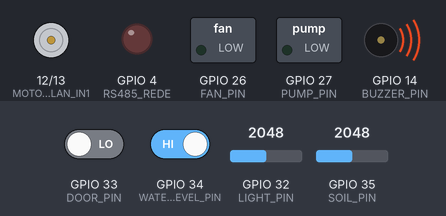
The sketch below on a simulated ESP32. Shown: motor-driver pin pairs drawn as motors (green arrow = first pin HIGH = forward, orange = second pin HIGH = backward, longer = more drive, scaled by the enable pin), switched loads named in the sketch (green lamp = pin HIGH), output pins drawn as LEDs (lit = HIGH), buzzer (waves = sounding, pin HIGH). The test bench sets the inputs (shaded band); at power-on: GPIO 35 (SOIL_PIN) = 2048, GPIO 32 (LIGHT_PIN) = 2048, GPIO 33 (DOOR_PIN) LOW, GPIO 34 (WATER_LEVEL_PIN) HIGH. WiFi joins after 1.5 s; servers stay silent unless stated; no MQTT or app messages arrive unless stated; what the sketch prints to the serial monitor is not drawn.

Above: at 2.7 s.
2.8 s: GPIO 35 (SOIL_PIN) set to 2448
5.1 s: GPIO 35 (SOIL_PIN) set to 2523
At 7.1 s:
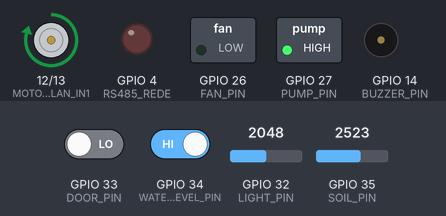
12.0 s: GPIO 32 (LIGHT_PIN) set to 213
16.2 s: GPIO 32 (LIGHT_PIN) set to 191
At 20.3 s:
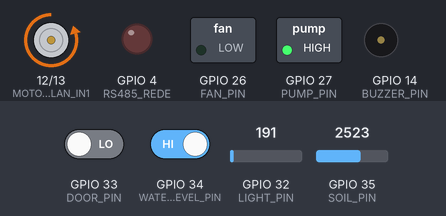
21.1 s: GPIO 33 (DOOR_PIN) driven HIGH
At 22.7 s:
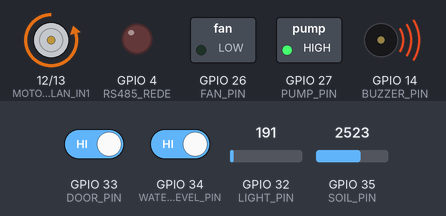
28.0 s: GPIO 32 (LIGHT_PIN) set to 2040
At 32.2 s:
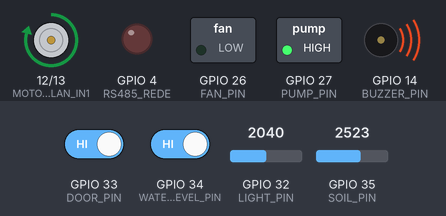
Timing chart, 0 to 39.4 s (numbered marks = the images above; inputs shaded):
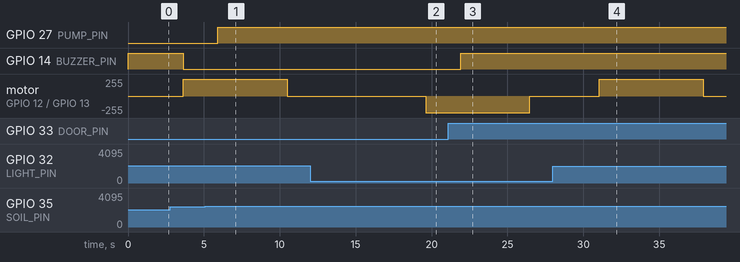

Measured:
- the behaviour switches between 2497 and 2498 on GPIO 35 (SOIL_PIN) (found by bisection; images 0 and 1)
- the behaviour switches between 201 and 200 on GPIO 32 (LIGHT_PIN) (found by bisection; images 1 and 2)
- after the input at 5.1 s, GPIO 27 (PUMP_PIN): LOW → HIGH after 0.81 s
- after the input at 12.0 s, every drawn part: stays the same
- after the input at 16.2 s, motor on GPIO 12 (MOTOR_SLAN_IN1) / GPIO 13 (MOTOR_SLAN_IN2): stopped → backward 250/255 after 3.4 s
- after the input at 21.1 s, GPIO 14 (BUZZER_PIN): LOW → HIGH after 0.82 s
- after the input at 28.0 s, motor on GPIO 12 (MOTOR_SLAN_IN1) / GPIO 13 (MOTOR_SLAN_IN2): stopped → forward 250/255 after 3.1 s, → stopped 6.9 s later

The sketch:

smartfarm.ino
```cpp
#include <Arduino.h>
#include <ModbusMaster.h>
#include <WiFi.h>
#include <PubSubClient.h>
#include <ArduinoJson.h>

//Pin กำหนดสำหรับเซนเซอร์และอุปกรณ์
#define SOIL_PIN 35
#define LIGHT_PIN 32
#define DOOR_PIN 33
#define BUZZER_PIN 14
#define PUMP_PIN 27
#define FAN_PIN 26
#define WATER_LEVEL_PIN 34

// สำหรับมอเตอร์ดึงสแลน (ใช้บอร์ดขับมอเตอร์ L298N)
#define MOTOR_SLAN_IN1 12
#define MOTOR_SLAN_IN2 13
#define MOTOR_ENA     15

// RS485 (ESP32)
#define RS485_RX 16
#define RS485_TX 17
#define RS485_REDE 4

// Modbus Master
ModbusMaster mb;
void preTransmission() { digitalWrite(RS485_REDE, HIGH); }
void postTransmission() { digitalWrite(RS485_REDE, LOW); }

// Thresholds
const int SOIL_DRY_THRESHOLD   = 400;
const int LIGHT_HIGH_THRESHOLD = 800;
const int LIGHT_LOW_THRESHOLD  = 200;

// Hysteresis พัดลม
bool fanState = false;

// Hysteresis ปั๊มน้ำ
bool pumpState = false;

// มอเตอร์สแลน
unsigned long motorStartTime = 0;
bool motorRunning = false;
bool motorDirectionRight = true;
bool motorTriggered = false;

// Modbus
uint8_t slaveID = 1;
uint16_t regAddr = 0;

// WiFi
const char* ssid = "TANINTON";
const char* password = "0895414176";

// MQTT
const char* mqtt_server = "broker.hivemq.com";
const int mqtt_port = 1883;
const char* mqtt_topic = "esp32/sensor";

WiFiClient espClient;
PubSubClient client(espClient);

// อ่าน Soil เฉลี่ย
int readSoil() {
  long sum = 0;
  for (int i = 0; i < 10; i++) {
    sum += analogRead(SOIL_PIN);
    delay(5);
  }
  return sum / 10;
}

// --- WiFi ---
void setup_wifi() {
  delay(10);
  Serial.println();
  Serial.print("📡 Connecting to WiFi: ");
  Serial.println(ssid);

  WiFi.begin(ssid, password);

  while (WiFi.status() != WL_CONNECTED) {
    delay(500);
    Serial.print("connecting...");
  }

  Serial.println("\n✅ WiFi Connected!");
  Serial.print("IP Address: ");
  Serial.println(WiFi.localIP());
}

// --- MQTT reconnect ---
void reconnect() {
  while (!client.connected()) {
    Serial.print("🔄 Attempting MQTT connection...");


    String clientId = "ESP32Client-";
    clientId += String((uint32_t)ESP.getEfuseMac(), HEX);

    if (client.connect(clientId.c_str())) {
      Serial.println("✅ Connected to MQTT Broker");
    } else {
      Serial.print("❌ Failed, rc=");
      Serial.print(client.state());
      Serial.println(" try again in 5 seconds");
      delay(5000);
    }
  }
}

void setup() {
  Serial.begin(115200);

  pinMode(DOOR_PIN, INPUT_PULLDOWN);
  pinMode(BUZZER_PIN, OUTPUT);
  pinMode(PUMP_PIN, OUTPUT);
  pinMode(FAN_PIN, OUTPUT);
  pinMode(WATER_LEVEL_PIN, INPUT);
  pinMode(MOTOR_SLAN_IN1, OUTPUT);
  pinMode(MOTOR_SLAN_IN2, OUTPUT);
  pinMode(MOTOR_ENA, OUTPUT);

  digitalWrite(PUMP_PIN, LOW);
  digitalWrite(FAN_PIN, LOW);
  digitalWrite(BUZZER_PIN, HIGH);
  digitalWrite(MOTOR_SLAN_IN1, LOW);
  digitalWrite(MOTOR_SLAN_IN2, LOW);
  analogWrite(MOTOR_ENA, 250); // ความเร็วมอเตอร์เริ่มต้น

  pinMode(RS485_REDE, OUTPUT);
  digitalWrite(RS485_REDE, LOW);
  Serial2.begin(9600, SERIAL_8N1, RS485_RX, RS485_TX);

  mb.begin(slaveID, Serial2);
  mb.preTransmission(preTransmission);
  mb.postTransmission(postTransmission);

  Serial.println("✅ XY-MD02 Auto Scan Start");

  // WiFi & MQTT
  setup_wifi();
  client.setServer(mqtt_server, mqtt_port);
}

void loop() {
  if (!client.connected()) {
    reconnect();
  }
  client.loop();

  // --- 1. อ่านค่า Modbus XY-MD02 ---
  float tempC = NAN, humid = NAN;
  uint8_t result = mb.readInputRegisters(regAddr, 2);
  if (result == mb.ku8MBSuccess) {
    uint16_t humid_raw = mb.getResponseBuffer(1);
    uint16_t temp_raw  = mb.getResponseBuffer(0);
    humid = humid_raw / 10.0f;
    tempC = temp_raw / 10.0f;
  } else {
    if (regAddr == 0x0000) regAddr = 0x0001;
    else if (regAddr == 0x0001) regAddr = 0x0100;
    else {
      regAddr = 0x0000;
      slaveID++;
      if (slaveID > 5) slaveID = 1;
      mb.begin(slaveID, Serial2);
    }
  }

  // --- 2. อ่านเซนเซอร์อื่น ๆ ---
  int soilRaw = readSoil();
  int soilPct = map(soilRaw, 0, 4095, 100, 0);
  int light = analogRead(LIGHT_PIN);
  int door = digitalRead(DOOR_PIN);
  int waterLevel = digitalRead(WATER_LEVEL_PIN);

  // --- 3. แสดงผล Serial ---
  Serial.println("================================");
  Serial.println("--------- Sensor Data ---------");
  if (!isnan(tempC)) {
    Serial.printf("🌡️ Temperature: %.2f °C\n", tempC);
    Serial.printf("💧 Humidity: %.2f %%\n", humid);
  } else {
    Serial.println("⚠️ Modbus read failed (XY-MD02)");
  }
  Serial.printf("🌱 Soil Moisture: %d %%\n", soilPct);
  Serial.printf("☀️ Light: %d\n", light);
  Serial.printf("🚪 Door: %s\n", (door == LOW? "Open" : "Closed"));


  Serial.println("--- Actuator Status ---");

  // ปั๊มน้ำ: เปิดเมื่อความชื้น <45% และปิดเมื่อ >65%
  if (soilPct < 40 && !pumpState) {
    pumpState = true;
    digitalWrite(PUMP_PIN, HIGH);
    Serial.println("💧 Pump: ON (Soil moisture low)");
  } else if (soilPct > 60 && pumpState) {
    pumpState = false;
    digitalWrite(PUMP_PIN, LOW);
    Serial.println("💧 Pump: OFF (Soil moisture ok)");
  } else {
    Serial.printf("💧 Pump: %s\n", pumpState ? "ON" : "OFF");
  }

  // พัดลม
  if (!isnan(tempC)) {
    if (!fanState && tempC >= 28.0) {
      fanState = true;
      digitalWrite(FAN_PIN, HIGH);
      Serial.println("🌬️ Fan: ON");
    } else if (fanState && tempC <= 27.0) {
      fanState = false;
      digitalWrite(FAN_PIN, LOW);
      Serial.println("🌬️ Fan: OFF");
    } else {
      Serial.printf("🌬️ Fan: %s\n", fanState ? "ON" : "OFF");
    }
  }

  // น้ำต่ำ
  if (waterLevel == LOW) {
    Serial.println("📢 Warning: Water level is LOW!");
  } else {
    Serial.println("ระดับน้ำ : ปกติ");
  }

  // ตรวจจับประตู
  if (door == HIGH) {
    Serial.println("🚪 Door is CLOSED.");
    digitalWrite(BUZZER_PIN, HIGH);
  } else {
    Serial.println("📢 Warning: Door is OPEN!");
    digitalWrite(BUZZER_PIN, LOW);
  }

  // --- 5. ควบคุมมอเตอร์สแลนด้วย light ---
  if (!motorRunning) {
    if (light > 2000 && !motorTriggered) {
        digitalWrite(MOTOR_SLAN_IN1, HIGH);
        digitalWrite(MOTOR_SLAN_IN2, LOW);
        motorDirectionRight = true;
        motorRunning = true;
        motorStartTime = millis();
        motorTriggered = true;

    } else if (light <= 2000 && !motorTriggered) {
        digitalWrite(MOTOR_SLAN_IN1, LOW);
        digitalWrite(MOTOR_SLAN_IN2, HIGH);
        motorDirectionRight = false;
        motorRunning = true;
        motorStartTime = millis();
        motorTriggered = true;
    }
  }

  if (motorRunning && millis() - motorStartTime >= 5000) {
      digitalWrite(MOTOR_SLAN_IN1, LOW);
      digitalWrite(MOTOR_SLAN_IN2, LOW);
      motorRunning = false;
  }

  if (motorTriggered) {
      if ((motorDirectionRight && light <= 200) || (!motorDirectionRight && light > 200)) {
          motorTriggered = false;
      }
  }

  if (light >= 200.0) {
    Serial.println("หลังคาปิด");
  } else {
    Serial.println("หลังคาเปิด");
  }

  // --- 6. MQTT JSON Publish ---
  StaticJsonDocument<256> doc;
  doc["temperature"] = isnan(tempC) ? 0 : tempC;
  doc["humidity"] = isnan(humid) ? 0 : humid;
  doc["soil"] = soilPct;
  doc["light"] = light;
  doc["door"] = (door == LOW ? "OPEN" : "CLOSED");
  doc["water_level"] = (waterLevel == LOW ? "LOW" : "NORMAL");
  doc["fan"] = fanState ? "ON" : "OFF";
  doc["pump"] = pumpState ? "ON" : "OFF";
  doc["roof"] = (light > 200 ? "CLOSED" : "OPEN");

  char buffer[256];
  serializeJson(doc, buffer);

  if (client.publish(mqtt_topic, buffer)) {
    Serial.println("📤 Sent to MQTT:");
    Serial.println(buffer);
  } else {
    Serial.println("⚠️ Failed to publish message!");
  }

  delay(200);
}
```
